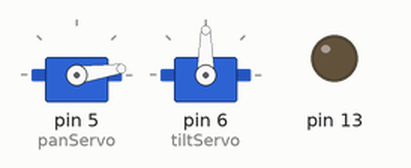
Simulated run of this sketch. Board: Arduino Leonardo, built with avr-gcc and run on an emulated ATmega32U4. On the bench: 2 × servo, output pins drawn as LEDs (lit = HIGH). What the sketch prints to the serial monitor is not drawn.

Above: at 8.1 s.
At 9.6 s:
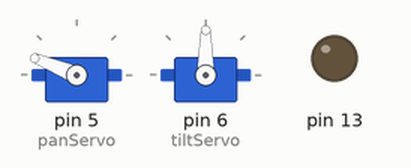
At 11.4 s:
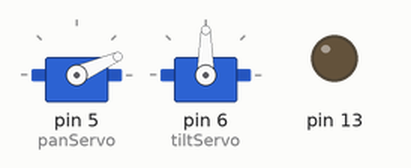
At 15.3 s:
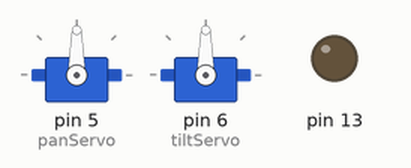
Timing chart, 0 to 16.8 s (numbered marks = the images above):
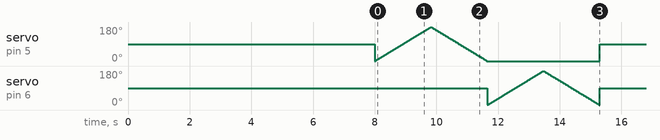

The sketch:

test2.ino
```cpp
#define DEBUG false  // turn debug message on or off in serial
#include <Servo.h>
#include <SoftwareSerial.h>

// Create servo objects
Servo panServo;
Servo tiltServo;

// Center servos
int tiltVal = 90;
int panVal = 90;

int flag=0;
int offset=0;

// sensoduino stuff
String inText;
int value0, value1, value2;

SoftwareSerial esp(11,10);

void setup()
{
Serial.begin(9600);
esp.begin(9600);
//while (!Serial) {
//; // wait for serial port to connect. Needed for Leonardo only
//}

delay(2000);

pinMode(13,OUTPUT);
digitalWrite(13,LOW);
  panServo.attach(5);
  tiltServo.attach(6);
sendData("AT+RST\r\n",1000,DEBUG); // reset module
//sendData("AT+CWJAP=\"AFR\",\"mia9159afrafr\"\r\n",1000,DEBUG); // cridentials for router
delay(2000);
//sendData("AT+CWMODE=3\r\n",1000,DEBUG); // configure as access point
sendData("AT+CIFSR\r\n",1000,DEBUG); // get ip address //192.168.4.1
delay(1000);
//sendData("AT+CIPMUX=0\r\n",1000,DEBUG); // configure for multiple connections
//sendData("AT+CIPSERVER=1,80\r\n",1000,DEBUG); // turn on server on port 80
Serial.print("AT+CIPSTART=\"UDP\",\"192.168.1.2\",8080,9090,2\r\n");//,1000,DEBUG); // configure for multiple connections
delay(1000);

  int pos;
  for(pos = 0; pos <= 180; pos += 1) // goes from 0 degrees to 180 degrees
  {                                  // in steps of 1 degree
    panServo.write(pos);              // tell servo to go to position in variable 'pos'
    delay(10);                       // waits 15ms for the servo to reach the position
  }
  for(pos = 180; pos>=0; pos-=1)     // goes from 180 degrees to 0 degrees
  {
    panServo.write(pos);              // tell servo to go to position in variable 'pos'
    delay(10);                       // waits 15ms for the servo to reach the position
  }
  for(pos = 0; pos <= 180; pos += 1) // goes from 0 degrees to 180 degrees
  {                                  // in steps of 1 degree
    tiltServo.write(pos);              // tell servo to go to position in variable 'pos'
    delay(10);                       // waits 15ms for the servo to reach the position
  }
  for(pos = 180; pos>=0; pos-=1)     // goes from 180 degrees to 0 degrees
  {
    tiltServo.write(pos);              // tell servo to go to position in variable 'pos'
    delay(10);                       // waits 15ms for the servo to reach the position
  }
  tiltServo.write(90);              // tell servo to go to position in variable 'pos'
  panServo.write(90);              // tell servo to go to position in variable 'pos'
}


void loop()
{
if(Serial.available()) // check if the esp is sending a message
{
//Serial.println("available");
if(Serial.find("+IPD,"))
{
  Serial.println("IPD");
delay(1000); // wait for the serial buffer to fill up (read all the serial data)
// get the connection id so that we can then disconnect
int connectionId = esp.read()-48; // subtract 48 because the read() function returns
// the ASCII decimal value and 0 (the first decimal number) starts at 48

// on your browser type http://192.168.4.1/?pin=13

Serial.find("81"); // advance cursor to "pin="
Serial.print("81 ");
// get 3 digits

  value0 = Serial.parseFloat();  // 1st sensor value
  Serial.print(" valuez=");
  Serial.print(value0);
  value1 = Serial.parseFloat();  // 2rd sensor value if exists
  Serial.print(" valuex=");
  Serial.print(value1);
  value2 = Serial.parseFloat();  // 3rd sensor value if exists
  Serial.print(" valuey=");
  Serial.print(value2);
    if((value0>(0))&&(value0<360))
    {
    tiltVal = value0; // value0 = yaw (pan) left-right
    }
    else
    {
      return;
    }
    if((value1>(-180))&&(value1<180))
    {
      if(value1<0)
      {
        //value1=value1*(-1);
        panVal = value1; // value1 = pitch (tilt) up-down
      }
    }
    else
    {
      return;
    }
    if(flag==0)
    {
      flag=1;
      offset=panVal+90;
    }
    //tiltVal = map(tiltVal, -10, 10, 0, 179);   // Map Accelerometer Y value to tilt servo angle.
    tiltServo.write((tiltVal));
    Serial.print(" tilt=");
    Serial.print(tiltVal);

    //delay(10);

    //panVal = map(panVal, -10, 10, 0, 179);  // Map Accelerometer X value to pan servo angle.
    panServo.write(panVal);//-offset);
    Serial.print(" pan=");
    Serial.print(panVal);//-offset);
    //delay(10);

//digitalWrite(pinNumber, !digitalRead(pinNumber)); // toggle pin
//
//// generate web page
//String webpage = String(pinNumber);
//String cipSend = "AT+CIPSEND=";
//cipSend += connectionId;
//cipSend += ",";
//cipSend +=webpage.length();
//cipSend +="\r\n";
//sendData(cipSend,1000,DEBUG);
//sendData(webpage,1000,DEBUG);

//// make close command
//String closeCommand = "AT+CIPCLOSE=";
//closeCommand+=connectionId; // append connection id
//closeCommand+="\r\n";
//
//sendData(closeCommand,1000,DEBUG); // close connection
}
}
}


/*
* Name: sendData
* Description: Function used to send data to ESP8266.
* Params: command - the data/command to send; timeout - the time to wait for a response; debug - print to Serial window?(true = yes, false = no)
* Returns: The response from the esp8266 (if there is a reponse)
*/

String sendData(String command, const int timeout, boolean debug)
{
String response = "";

Serial.print(command); // send the read character to the esp8266
//Serial.print(command); // send the read character to the esp8266
long int time = millis();

while( (time+timeout) > millis())
{
while(Serial.available())
{

// The esp has data so display its output to the serial window
char c = Serial.read(); // read the next character.
response+=c;
}
}

if(debug)
{
Serial.print(response);
}

return response;
}
```
